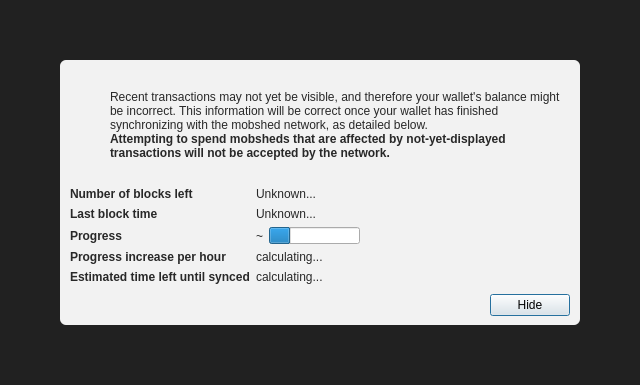
<?xml version="1.0" encoding="UTF-8"?>
<ui version="4.0">
 <class>ModalOverlay</class>
 <widget class="ModalOverlay" name="ModalOverlay">
  <property name="geometry">
   <rect>
    <x>0</x>
    <y>0</y>
    <width>640</width>
    <height>385</height>
   </rect>
  </property>
  <property name="windowTitle">
   <string>Form</string>
  </property>
  <layout class="QVBoxLayout" name="verticalLayout" stretch="0">
   <property name="sizeConstraint">
    <enum>QLayout::SetDefaultConstraint</enum>
   </property>
   <property name="leftMargin">
    <number>0</number>
   </property>
   <property name="topMargin">
    <number>0</number>
   </property>
   <property name="rightMargin">
    <number>0</number>
   </property>
   <property name="bottomMargin">
    <number>0</number>
   </property>
   <item>
    <widget class="QWidget" name="bgWidget" native="true">
     <property name="styleSheet">
      <string notr="true">#bgWidget { background: rgba(0,0,0,220); }</string>
     </property>
     <layout class="QVBoxLayout" name="verticalLayoutMain" stretch="1">
      <property name="leftMargin">
       <number>60</number>
      </property>
      <property name="topMargin">
       <number>60</number>
      </property>
      <property name="rightMargin">
       <number>60</number>
      </property>
      <property name="bottomMargin">
       <number>60</number>
      </property>
      <item>
       <widget class="QWidget" name="contentWidget" native="true">
        <property name="styleSheet">
         <string notr="true">#contentWidget { background: rgba(255,255,255,240); border-radius: 6px; }

QLabel { color: rgb(40,40,40);  }</string>
        </property>
        <layout class="QVBoxLayout" name="verticalLayoutSub" stretch="1,0,0,0">
         <property name="spacing">
          <number>0</number>
         </property>
         <property name="leftMargin">
          <number>10</number>
         </property>
         <property name="topMargin">
          <number>10</number>
         </property>
         <property name="rightMargin">
          <number>10</number>
         </property>
         <property name="bottomMargin">
          <number>10</number>
         </property>
         <item>
          <layout class="QHBoxLayout" name="horizontalLayoutIconText" stretch="0,1">
           <property name="topMargin">
            <number>20</number>
           </property>
           <item>
            <layout class="QVBoxLayout" name="verticalLayoutIcon">
             <property name="leftMargin">
              <number>0</number>
             </property>
             <item>
              <widget class="QPushButton" name="warningIcon">
               <property name="enabled">
                <bool>false</bool>
               </property>
               <property name="text">
                <string/>
               </property>
               <property name="icon">
                <iconset>
                 <normaloff>:/icons/warning</normaloff>
                 <disabledoff>:/icons/warning</disabledoff>:/icons/warning</iconset>
               </property>
               <property name="iconSize">
                <size>
                 <width>48</width>
                 <height>48</height>
                </size>
               </property>
               <property name="flat">
                <bool>true</bool>
               </property>
              </widget>
             </item>
             <item>
              <spacer name="verticalSpacerWarningIcon">
               <property name="orientation">
                <enum>Qt::Vertical</enum>
               </property>
               <property name="sizeHint" stdset="0">
                <size>
                 <width>20</width>
                 <height>40</height>
                </size>
               </property>
              </spacer>
             </item>
            </layout>
           </item>
           <item>
            <layout class="QVBoxLayout" name="verticalLayoutInfoText">
             <property name="leftMargin">
              <number>0</number>
             </property>
             <property name="topMargin">
              <number>0</number>
             </property>
             <item>
              <widget class="QLabel" name="infoText">
               <property name="text">
                <string>Recent transactions may not yet be visible, and therefore your wallet's balance might be incorrect. This information will be correct once your wallet has finished synchronizing with the mobshed network, as detailed below.</string>
               </property>
               <property name="textFormat">
                <enum>Qt::RichText</enum>
               </property>
               <property name="wordWrap">
                <bool>true</bool>
               </property>
              </widget>
             </item>
             <item>
              <widget class="QLabel" name="infoTextStrong">
               <property name="font">
                <font>
                 <weight>75</weight>
                 <bold>true</bold>
                </font>
               </property>
               <property name="text">
                <string>Attempting to spend mobsheds that are affected by not-yet-displayed transactions will not be accepted by the network.</string>
               </property>
               <property name="textFormat">
                <enum>Qt::RichText</enum>
               </property>
               <property name="wordWrap">
                <bool>true</bool>
               </property>
              </widget>
             </item>
             <item>
              <spacer name="verticalSpacerInTextSpace">
               <property name="orientation">
                <enum>Qt::Vertical</enum>
               </property>
               <property name="sizeHint" stdset="0">
                <size>
                 <width>20</width>
                 <height>40</height>
                </size>
               </property>
              </spacer>
             </item>
            </layout>
           </item>
          </layout>
         </item>
         <item>
          <spacer name="verticalSpacerAfterText">
           <property name="orientation">
            <enum>Qt::Vertical</enum>
           </property>
           <property name="sizeHint" stdset="0">
            <size>
             <width>20</width>
             <height>40</height>
            </size>
           </property>
          </spacer>
         </item>
         <item>
          <layout class="QFormLayout" name="formLayout">
           <property name="fieldGrowthPolicy">
            <enum>QFormLayout::FieldsStayAtSizeHint</enum>
           </property>
           <property name="horizontalSpacing">
            <number>6</number>
           </property>
           <property name="verticalSpacing">
            <number>6</number>
           </property>
           <property name="topMargin">
            <number>10</number>
           </property>
           <item row="0" column="0">
            <widget class="QLabel" name="labelNumberOfBlocksLeft">
             <property name="font">
              <font>
               <weight>75</weight>
               <bold>true</bold>
              </font>
             </property>
             <property name="text">
              <string>Number of blocks left</string>
             </property>
            </widget>
           </item>
           <item row="0" column="1">
            <widget class="QLabel" name="numberOfBlocksLeft">
             <property name="text">
              <string>Unknown...</string>
             </property>
            </widget>
           </item>
           <item row="1" column="0">
            <widget class="QLabel" name="labelLastBlockTime">
             <property name="font">
              <font>
               <weight>75</weight>
               <bold>true</bold>
              </font>
             </property>
             <property name="text">
              <string>Last block time</string>
             </property>
            </widget>
           </item>
           <item row="1" column="1">
            <widget class="QLabel" name="newestBlockDate">
             <property name="sizePolicy">
              <sizepolicy hsizetype="Maximum" vsizetype="Preferred">
               <horstretch>0</horstretch>
               <verstretch>0</verstretch>
              </sizepolicy>
             </property>
             <property name="text">
              <string>Unknown...</string>
             </property>
            </widget>
           </item>
           <item row="2" column="0">
            <widget class="QLabel" name="labelSyncDone">
             <property name="font">
              <font>
               <weight>75</weight>
               <bold>true</bold>
              </font>
             </property>
             <property name="text">
              <string>Progress</string>
             </property>
            </widget>
           </item>
           <item row="2" column="1">
            <layout class="QHBoxLayout" name="horizontalLayoutSync" stretch="0,1">
             <item>
              <widget class="QLabel" name="percentageProgress">
               <property name="text">
                <string notr="true">~</string>
               </property>
              </widget>
             </item>
             <item>
              <widget class="QProgressBar" name="progressBar">
               <property name="value">
                <number>24</number>
               </property>
               <property name="format">
                <string/>
               </property>
              </widget>
             </item>
            </layout>
           </item>
           <item row="4" column="0">
            <widget class="QLabel" name="labelProgressIncrease">
             <property name="font">
              <font>
               <weight>75</weight>
               <bold>true</bold>
              </font>
             </property>
             <property name="text">
              <string>Progress increase per hour</string>
             </property>
            </widget>
           </item>
           <item row="4" column="1">
            <widget class="QLabel" name="progressIncreasePerH">
             <property name="text">
              <string>calculating...</string>
             </property>
            </widget>
           </item>
           <item row="5" column="0">
            <widget class="QLabel" name="labelEstimatedTimeLeft">
             <property name="font">
              <font>
               <weight>75</weight>
               <bold>true</bold>
              </font>
             </property>
             <property name="text">
              <string>Estimated time left until synced</string>
             </property>
            </widget>
           </item>
           <item row="5" column="1">
            <widget class="QLabel" name="expectedTimeLeft">
             <property name="text">
              <string>calculating...</string>
             </property>
            </widget>
           </item>
          </layout>
         </item>
         <item>
          <layout class="QHBoxLayout" name="horizontalLayoutButtons">
           <property name="leftMargin">
            <number>10</number>
           </property>
           <property name="topMargin">
            <number>10</number>
           </property>
           <item>
            <spacer name="horizontalSpacer">
             <property name="orientation">
              <enum>Qt::Horizontal</enum>
             </property>
             <property name="sizeHint" stdset="0">
              <size>
               <width>40</width>
               <height>20</height>
              </size>
             </property>
            </spacer>
           </item>
           <item>
            <widget class="QPushButton" name="closeButton">
             <property name="text">
              <string>Hide</string>
             </property>
             <property name="focusPolicy">
              <enum>Qt::StrongFocus</enum>
             </property>
             <property name="default">
              <bool>true</bool>
             </property>
            </widget>
           </item>
          </layout>
         </item>
        </layout>
       </widget>
      </item>
     </layout>
    </widget>
   </item>
  </layout>
 </widget>
 <customwidgets>
  <customwidget>
   <class>ModalOverlay</class>
   <extends>QWidget</extends>
   <header>qt/modaloverlay.h</header>
   <container>1</container>
  </customwidget>
 </customwidgets>
 <resources/>
 <connections/>
</ui>
